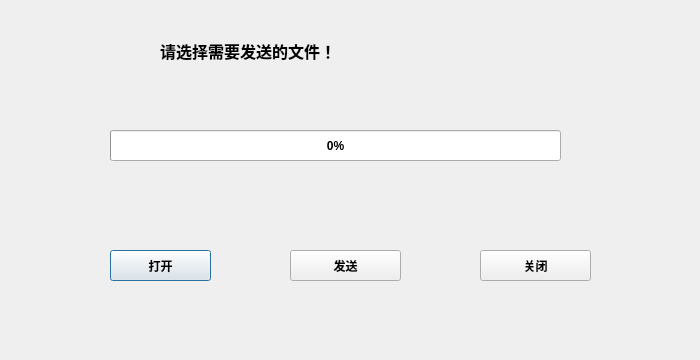
<?xml version="1.0" encoding="UTF-8"?>
<ui version="4.0">
 <class>TcpServer</class>
 <widget class="QDialog" name="TcpServer">
  <property name="geometry">
   <rect>
    <x>0</x>
    <y>0</y>
    <width>700</width>
    <height>360</height>
   </rect>
  </property>
  <property name="font">
   <font>
    <weight>75</weight>
    <bold>true</bold>
   </font>
  </property>
  <property name="windowTitle">
   <string>发送端</string>
  </property>
  <widget class="QLabel" name="serverStatusLabel">
   <property name="geometry">
    <rect>
     <x>160</x>
     <y>10</y>
     <width>371</width>
     <height>81</height>
    </rect>
   </property>
   <property name="font">
    <font>
     <pointsize>12</pointsize>
    </font>
   </property>
   <property name="text">
    <string>请选择需要发送的文件！</string>
   </property>
  </widget>
  <widget class="QProgressBar" name="progressBar">
   <property name="geometry">
    <rect>
     <x>110</x>
     <y>130</y>
     <width>451</width>
     <height>31</height>
    </rect>
   </property>
   <property name="value">
    <number>0</number>
   </property>
   <property name="alignment">
    <set>Qt::AlignCenter</set>
   </property>
  </widget>
  <widget class="QPushButton" name="serverOpenBtn">
   <property name="geometry">
    <rect>
     <x>110</x>
     <y>250</y>
     <width>101</width>
     <height>31</height>
    </rect>
   </property>
   <property name="text">
    <string>打开</string>
   </property>
  </widget>
  <widget class="QPushButton" name="serverSendBtn">
   <property name="geometry">
    <rect>
     <x>290</x>
     <y>250</y>
     <width>111</width>
     <height>31</height>
    </rect>
   </property>
   <property name="text">
    <string>发送</string>
   </property>
  </widget>
  <widget class="QPushButton" name="serverCloseBtn">
   <property name="geometry">
    <rect>
     <x>480</x>
     <y>250</y>
     <width>111</width>
     <height>31</height>
    </rect>
   </property>
   <property name="text">
    <string>关闭</string>
   </property>
  </widget>
 </widget>
 <resources/>
 <connections/>
</ui>
